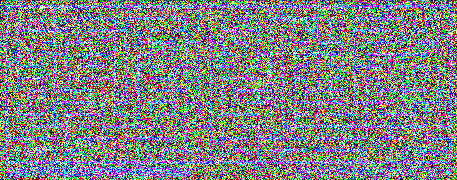
#> input picture maze_lv3.png, 457 x 180 px
$ python program3part2.py
#> lines starting #> are read from the running program, lines starting #| are printed output that depends on the picture; after the words box and inside, x2 and y2 are one past the last pixel; in counts of white or black regions, pixels touching at a corner belong together
from PIL import Image
from cv2 import cv2
img=cv2.imread("maze_lv3.png")
#> img is the input picture: shape (180, 457, 3); mean B, G, R 135.7, 128.2, 127.2
#img=cv2.cvtColor(img,cv2.COLOR_BGR2RGB)
#img=cv2.cvtColor(img,cv2.COLOR_RGB2HSV)
lower=(230,0,0)
upper=(230,255,255)
mask=cv2.inRange(img,lower,upper)
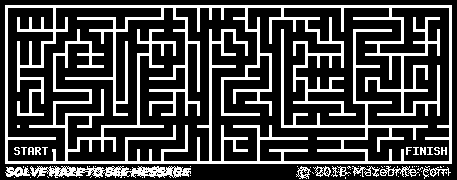
#> mask: shape (180, 457); 25.8% white; 66 white regions (46 under 20 px), largest, box (x1, y1, x2, y2) and area: (5, 5, 452, 164) 18903, (30, 166, 191, 178) 1165, (5, 167, 30, 177) 166
o=cv2.bitwise_and(img,img,mask=mask)
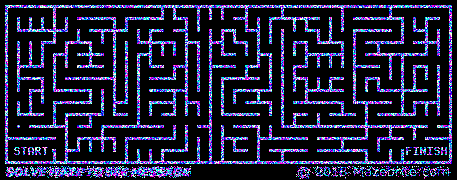
#> o: shape (180, 457, 3); mean B, G, R 59.4, 32.9, 33.3

b,g,r=cv2.split(img)
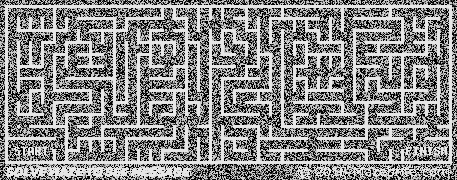
#> b: shape (180, 457); min 0, max 230, mean 135.7
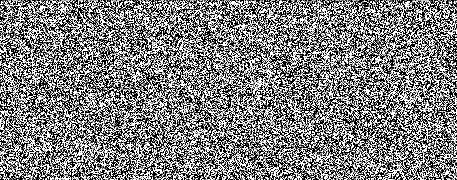
#> g: shape (180, 457); min 0, max 255, mean 128.2
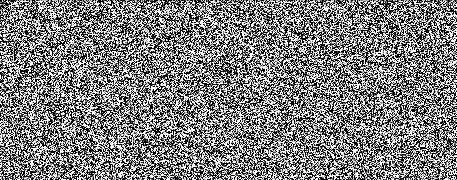
#> r: shape (180, 457); min 0, max 255, mean 127.2
cv2.imshow('b',mask)
cv2.imshow('w',b)
cv2.imwrite('MAZE_D.png',mask)
cv2.imwrite('b.png',b)
# [4 lines of commented-out code are left out]
cv2.waitKey(0)

$ run again, with Level1.png copied over maze_lv3.png
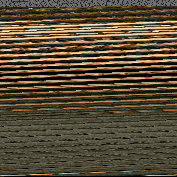
#> input picture Level1.png, 177 x 177 px
#> img is the input picture: shape (177, 177, 3); mean B, G, R 54.6, 75.4, 87.5
#> mask: shape (177, 177); every value is 0
#> o: shape (177, 177, 3); every value is 0
#> `b,g,r=cv2.split(img)`:
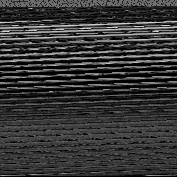
#> b: shape (177, 177); min 0, max 234, mean 54.6
#> `b,g,r=cv2.split(img)`:
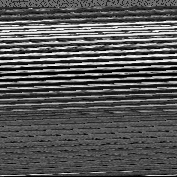
#> r: shape (177, 177); min 0, max 255, mean 87.5

$ run again, with treasure.png copied over maze_lv3.png
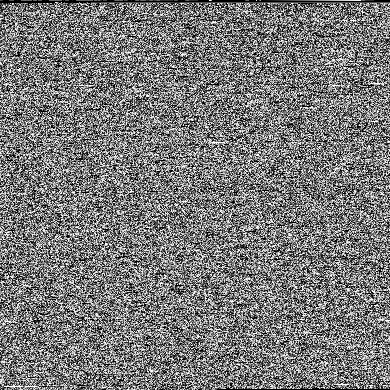
#> input picture treasure.png, 390 x 390 px
#> img is the input picture: shape (390, 390, 3); min 0, max 255, mean 120.9
#> `mask=cv2.inRange(img,lower,upper)`:
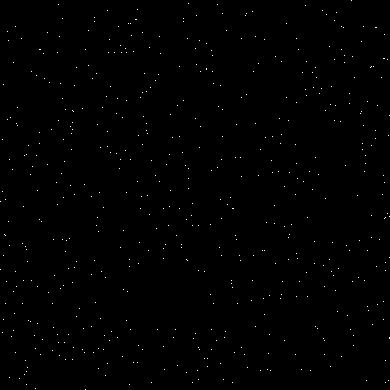
#> mask: shape (390, 390); 0.36% white in thin lines or dots
#> o: shape (390, 390, 3); values 0 (black) and 230 (white), 0.36% white in thin lines or dots
